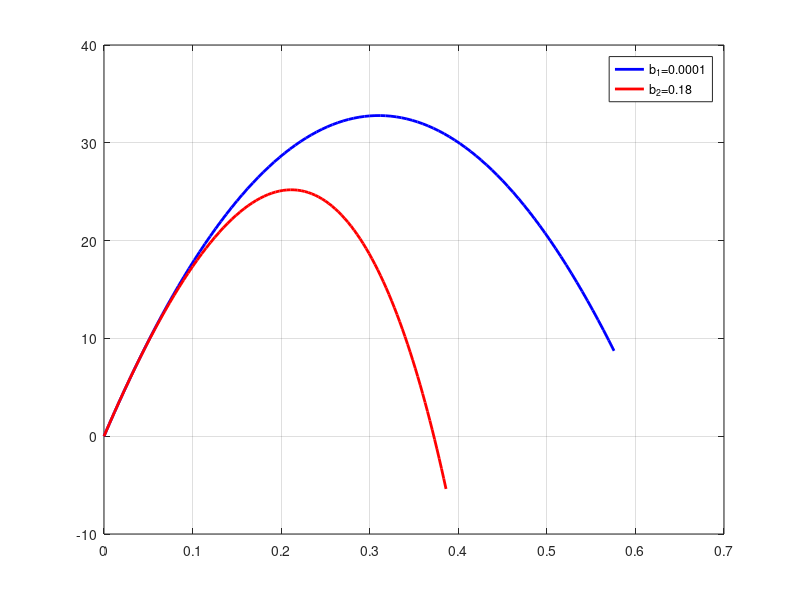

This figure's MATLAB source:
clear all; close all;
dt = 0.05; ti = 0; tf = 4.8; g = 9.81; m =1.0; b1 = 0.0001; b2 = 0.18;
%%%%%%%%%%%%%%%%%%%%%%%%%%%%%%%%%%%%%%%%%%%%%%%%%%%%%%%%%%%%%%%%%%
x1(1) = 0.0; vx1 = 0.12; x1(2) = x1(1) + vx1(1)*dt;
y1(1) = 0.0; vy1 = 25.12; y1(2) = y1(1) + vy1(1)*dt;
%%%%%%%%%%%%%%%%%%%%%%%%%%%%%%%%%%%%%%%%%%%%%%%%%%%%%%%%%%%%%%%%%%
x2(1) = 0.0; vx2 = 0.12; x2(2) = x2(1) + vx2(1)*dt;
y2(1) = 0.0; vy2 = 25.12; y2(2) = y2(1) + vy2(1)*dt;
t = ti:dt:tf; N = length(t);
for i = 3:N
  x1(i) = 2*x1(i-1) - x1(i-2) + (-(b1/m)*vx1(i-2))*dt^2; vx1(i-1) = (x1(i) - x1(i-2))/(2*dt);
  y1(i) = 2*y1(i-1) - y1(i-2) + (-g -(b1/m)*vy1(i-2))*dt^2; vy1(i-1) = (y1(i) - y1(i-2))/(2*dt);
  x2(i) = 2*x2(i-1) - x2(i-2) + (-(b2/m)*vx2(i-2))*dt^2; vx2(i-1) = (x2(i) - x2(i-2))/(2*dt);
  y2(i) = 2*y2(i-1) - y2(i-2) + (-g -(b2/m)*vy2(i-2))*dt^2; vy2(i-1) = (y2(i) - y2(i-2))/(2*dt);
  plot(x1,y1,'b','linewidth',2,x2,y2,'r','linewidth',2);grid on; 
  legend('b_{1}=0.0001','b_{2}=0.18');drawnow;
end
vx1(N) = (x1(N) - x1(N-1))/(2*dt); vx2(N) = (x2(N) - x2(N-1))/(2*dt);
vy1(N) = (y1(N) - y1(N-1))/(2*dt); vy2(N) = (y2(N) - y2(N-1))/(2*dt);
